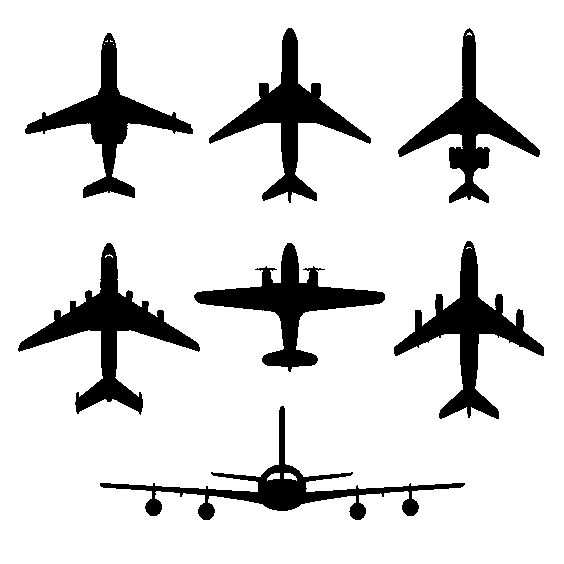
#> input picture Data/RawData.jpg, 564 x 564 px, given in place of 0.jpg, which was not available
$ python notebook.py
#> lines starting #> are read from the running program, lines starting #| are printed output that depends on the picture; after the words box and inside, x2 and y2 are one past the last pixel; in counts of white or black regions, pixels touching at a corner belong together; long printed decimals are rounded; pictures that were not available may be replaced by others from this repository, and a replacement may not be noted

# -*- coding: utf-8 -*-
"""Feature Extraction.ipynb

Automatically generated by Colaboratory.

Original file is located at
    https://colab.research.google.com/drive/1kugi_OpCIT7k51WFEBTsk_F0IFCtvgwd
"""

import matplotlib.pyplot as plt
import numpy as np
import cv2

qtyTrainData = 5

# Print classes

'''
for classNumber in range(0, 6):
    img_path = "../Data/aircraft-"+str(classNumber)+"/0.jpg"
    img = cv2.imread(img_path)
    plt.subplot(2, 3, classNumber+1)
    plt.imshow(img)
    plt.axis("off")
    plt.title("Class " + str(classNumber), fontsize=16)
'''


from scipy.spatial import ConvexHull, convex_hull_plot_2d

def showConvexHull(hull, classNumber):

    points = []

    for contour in hull:
        for point in contour:
            if(point[0][0]!=0 and point[0][0]!=199 and point[0][1]!=0 and point[0][1]!=199):
                points.append([point[0][0], point[0][1]])

    indexhull = ConvexHull(points)
    #print(hull.simplices) #print indexes


    for simplex in indexhull.simplices:
        plt.plot([points[simplex[0]][0], points[simplex[1]][0]], [points[simplex[0]][1], points[simplex[1]][1]], 'r-')

def calcAreaAircraft(img):
    totalNumPixels = 40000
    numBlackPixels = 0
    cont = 0
    for i in thresh:
        for j in i:
            cont=cont+1
            if(j==0):
                numBlackPixels=numBlackPixels+1

    return numBlackPixels/totalNumPixels*100

import math

def calcAreaConvexhull(hull):
    points = []

    #----- Calculate convex hull points -----#
    for contour in hull:
        for point in contour:
            if(point[0][0]!=0 and point[0][0]!=199 and point[0][1]!=0 and point[0][1]!=199):
                points.append([point[0][0], point[0][1]])

    indexhull = ConvexHull(points)

    n = 0
    hullPoints = []

    for simplex in indexhull.simplices:
        hullPoints.append([points[simplex[0]][0], points[simplex[0]][1]])
        n=n+1


    #----- Sort points -----#
    angles = [None] * n
    for i in range(0, n):
        angles[i] = math.atan2(hullPoints[i][1], hullPoints[i][0]);

    # Bubble sort
    for i in range(0, n):
        for j in range(i+1, n):
            if(angles[j]>angles[i]):
                tempAngle = angles[i]
                tempPoint = hullPoints[i]

                hullPoints[i] = hullPoints[j]
                angles[i] = angles[j]
                hullPoints[j] = tempPoint
                angles[j] = tempAngle

    #----- Calculate area -----#
    area = 0.0

    # Calculate value of shoelace formula
    j = n - 1
    for i in range(0,n):
        area += (hullPoints[j][0] + hullPoints[i][0]) * (hullPoints[j][1] - hullPoints[i][1])
        j = i   # j is previous vertex to i

    return abs(0.5*area/40000*100)

#----------- Write to outputFile -----------#
import csv

header = ['Class', ' AreaAirplane', ' AreaConvexHull']
with open('trainData.csv', 'w') as csvFile:
    writer = csv.writer(csvFile)
    writer.writerow(header)
csvFile.close()

for classNumber in range(0, 6):
    plt.figure(classNumber, figsize=(20, 20))
    for trainDataNumber in range(0,qtyTrainData):
        img_path = "../Data/aircraft-"+str(classNumber)+"/"+str(trainDataNumber)+".jpg"
        img = cv2.imread(img_path)
#> img is the input picture: shape (564, 564, 3); min 0, max 255, mean 220

        #----------- Generate Convex hull -----------#
        gray = cv2.cvtColor(img, cv2.COLOR_BGR2GRAY)
        blur = cv2.blur(gray, (3, 3))
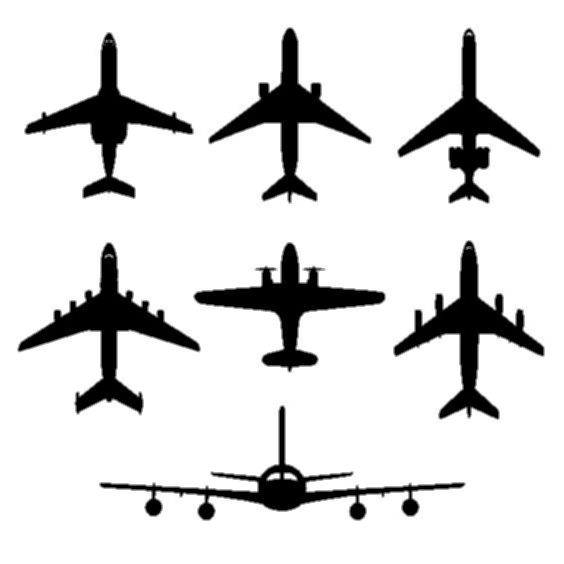
#> blur: shape (564, 564); min 0, max 255, mean 220
        #binarize the image
        ret, thresh = cv2.threshold(blur, 50, 255, cv2.THRESH_BINARY)
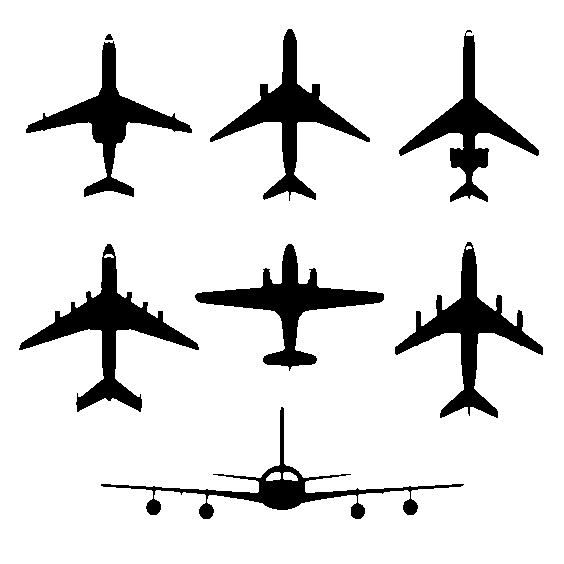
#> thresh: shape (564, 564); 88.1% white; 8 black regions
        # Finding contours for the binarized
        contours, hierarchy = cv2.findContours(thresh, cv2.RETR_TREE, cv2.CHAIN_APPROX_SIMPLE)
#> contours = 14 contours, 3 with area under 20; largest, box (x1, y1, x2, y2) and area: (0, 0, 564, 564) 316969, (18, 243, 200, 413) 6874, (394, 241, 544, 419) 6294, (194, 243, 385, 372) 5964, (209, 28, 371, 202) 5912

        # create hull array for convex hull points
        hull = []
        convexityDefects = []

        # calculate points for each contour
        for i in range(len(contours)):
            # creating convex hull object for each contour
            hull.append(cv2.convexHull(contours[i], False))
#> this loop made 14 passes
#> after the loop, hull = 14 contours, 1 with area under 20; largest, box (x1, y1, x2, y2) and area: (0, 0, 564, 564) 316969, (100, 406, 465, 520) 24952, (18, 243, 200, 413) 17794, (394, 241, 544, 419) 16116, (209, 28, 371, 202) 15850

        # create an empty black image
        drawing = np.zeros((thresh.shape[0], thresh.shape[1], 3), np.uint8)


        # draw contours and hull points, and find convexity defects
        for i in range(len(contours)):
            color_contours = (0, 255, 0) # green - color for contours
            color = (0, 0, 255) # blue - color for convex hull
            cv2.drawContours(drawing, contours, i, color_contours, 1, 8, hierarchy)
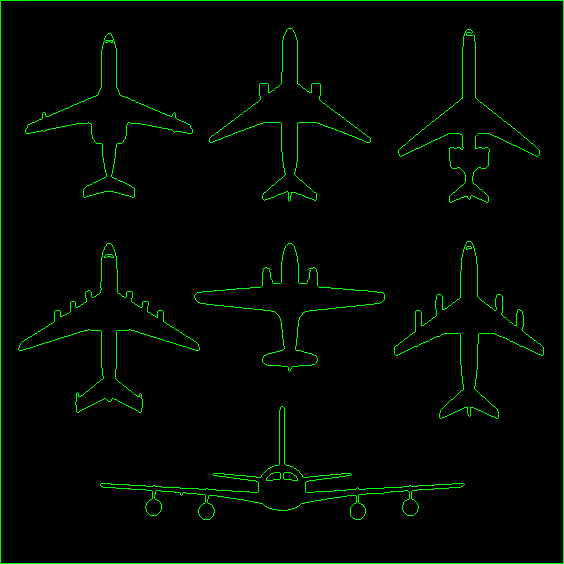
#> drawing: shape (564, 564, 3); mean of channels 0, 1, 2 0, 6.3, 0; drawn as B, G, R

        #----------- Show data -----------#
        plt.subplot(6, qtyTrainData, trainDataNumber+1)
        showConvexHull(hull, classNumber)
#> the loop in showConvexHull, `for contour in hull:` made 14 passes
#> contour on pass 1: [[563, 0], [563, 563], [0, 563], [0, 0]]
#> after the loop in showConvexHull, `for contour in hull:`: points = 147 pairs, first value 18 to 563, second value 28 to 563
#> the loop in showConvexHull, `for simplex in indexhull.simplices:` made 15 passes
#> simplex on passes 1 to 12: [118, 0], [9, 0], [11, 59], [100, 101], [104, 135], [136, 135], [136, 128], [129, 118], [129, 128], [10, 9], [10, 11], [60, 59]
        plt.imshow(img) # Uncommment this line to see the plane img
        plt.axis("off")

        #----------- Calculate areas -----------#

        areaAircraft = calcAreaAircraft(thresh)
#> after the loop in calcAreaAircraft, `for i in thresh:`: cont = 318096; numBlackPixels = 37927
#> areaAircraft = 94.82
        areaConvexhull = calcAreaConvexhull(hull)
#> the loop in calcAreaConvexhull, `for contour in hull:` made 14 passes
#> the loop in calcAreaConvexhull, `for simplex in indexhull.simplices:` made 15 passes
#> after the loop in calcAreaConvexhull, `for simplex in indexhull.simplices:`: hullPoints = [[539, 150], [150, 515], [100, 485], [25, 129], [108, 33], [291, 28], [291, 28], [472, 31], [472, 31], [101, 486], [101, 486], [18, 348], [18, 348], [105, 36], [105, 36]]; n = 15
#> in calcAreaConvexhull, `angles = [None] * n`: angles = 15 items
#> after the loop in calcAreaConvexhull, `for i in range(0, n):`: angles = [0.271, 1.29, 1.37, 1.38, 0.297, 0.0959, 0.0959, 0.0656, 0.0656, 1.37, 1.37, 1.52, 1.52, 0.33, 0.33]
#> after the loop in calcAreaConvexhull, `for i in range(0, n):`: angles = [1.52, 1.52, 1.38, 1.37, 1.37, 1.37, 1.29, 0.33, 0.33, 0.297, 0.271, 0.0959, 0.0959, 0.0656, 0.0656]; hullPoints = [[18, 348], [18, 348], [25, 129], [100, 485], [101, 486], [101, 486], [150, 515], [105, 36], [105, 36], [108, 33], [539, 150], [291, 28], [291, 28], [472, 31], [472, 31]]
#> in calcAreaConvexhull, `j = n - 1`: j = 14
#> the loop in calcAreaConvexhull, `for i in range(0,n):` made 15 passes
#> area on passes 1 to 12: -155330, -155330, -145913, -190413, -190614, -190614, -197893, -75748, -75748, -75109, -150808, -49548
#> after the loop in calcAreaConvexhull, `for i in range(0,n):`: area = -51837
#> areaConvexhull = 64.8

        print("Class ", classNumber, "AirCraft:", areaAircraft, "ConvexHull:", areaConvexhull)
#| Class  0 AirCraft: 94.8175 ConvexHull: 64.796
        #----------- Update output file -----------#
        row = [str(classNumber), str(areaAircraft), str(areaConvexhull)]
#> row = ['0', '94.8175', '64.79625']
#> (the run stopped early here; a loop or call above may not have finished)
